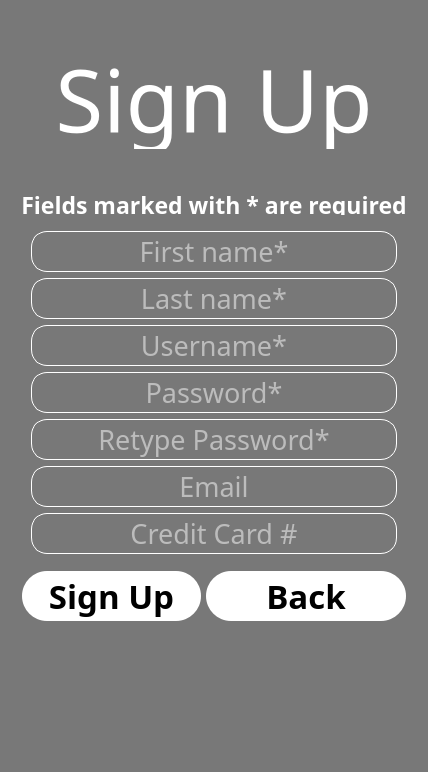
         <widget class="QWidget" name="signup">
          <layout class="QVBoxLayout" name="verticalLayout_18">
           <property name="spacing">
            <number>0</number>
           </property>
           <property name="leftMargin">
            <number>0</number>
           </property>
           <property name="topMargin">
            <number>0</number>
           </property>
           <property name="rightMargin">
            <number>0</number>
           </property>
           <property name="bottomMargin">
            <number>0</number>
           </property>
           <item>
            <widget class="QFrame" name="frame_15">
             <property name="styleSheet">
              <string notr="true">

QFrame
{
	background:rgba(0,0,0,0.5);
	
	
}

*{
	
}


QLabel
{
	color:white;
	background: transparent;
}



QLineEdit
{
	background:transparent;
	border:none;
	color: rgb(15, 15, 15);
	border-bottom:1px solid  rgb(35, 35, 35);
}



</string>
             </property>
             <property name="frameShape">
              <enum>QFrame::NoFrame</enum>
             </property>
             <property name="frameShadow">
              <enum>QFrame::Raised</enum>
             </property>
             <layout class="QVBoxLayout" name="verticalLayout_14">
              <item>
               <spacer name="verticalSpacer_11">
                <property name="orientation">
                 <enum>Qt::Vertical</enum>
                </property>
                <property name="sizeType">
                 <enum>QSizePolicy::Fixed</enum>
                </property>
                <property name="sizeHint" stdset="0">
                 <size>
                  <width>20</width>
                  <height>40</height>
                 </size>
                </property>
               </spacer>
              </item>
              <item>
               <widget class="QLabel" name="label_17">
                <property name="minimumSize">
                 <size>
                  <width>0</width>
                  <height>100</height>
                 </size>
                </property>
                <property name="maximumSize">
                 <size>
                  <width>16777215</width>
                  <height>100</height>
                 </size>
                </property>
                <property name="font">
                 <font>
                  <family>Azonix</family>
                  <pointsize>65</pointsize>
                 </font>
                </property>
                <property name="text">
                 <string>Sign Up</string>
                </property>
                <property name="alignment">
                 <set>Qt::AlignCenter</set>
                </property>
               </widget>
              </item>
              <item>
               <widget class="QLabel" name="label_home_4">
                <property name="maximumSize">
                 <size>
                  <width>16777215</width>
                  <height>50</height>
                 </size>
                </property>
                <property name="font">
                 <font>
                  <family>century gothic</family>
                  <pointsize>12</pointsize>
                 </font>
                </property>
                <property name="text">
                 <string/>
                </property>
                <property name="alignment">
                 <set>Qt::AlignCenter</set>
                </property>
               </widget>
              </item>
              <item>
               <widget class="QFrame" name="frame_16">
                <property name="minimumSize">
                 <size>
                  <width>0</width>
                  <height>500</height>
                 </size>
                </property>
                <property name="styleSheet">
                 <string notr="true">	background:rgba(0,0,0,0);
</string>
                </property>
                <property name="frameShape">
                 <enum>QFrame::StyledPanel</enum>
                </property>
                <property name="frameShadow">
                 <enum>QFrame::Raised</enum>
                </property>
                <layout class="QVBoxLayout" name="verticalLayout_13">
                 <property name="leftMargin">
                  <number>0</number>
                 </property>
                 <property name="topMargin">
                  <number>0</number>
                 </property>
                 <property name="rightMargin">
                  <number>0</number>
                 </property>
                 <item>
                  <widget class="QFrame" name="frame_17">
                   <property name="frameShape">
                    <enum>QFrame::StyledPanel</enum>
                   </property>
                   <property name="frameShadow">
                    <enum>QFrame::Raised</enum>
                   </property>
                   <layout class="QGridLayout" name="gridLayout_15">
                    <property name="leftMargin">
                     <number>0</number>
                    </property>
                    <property name="topMargin">
                     <number>0</number>
                    </property>
                    <property name="rightMargin">
                     <number>0</number>
                    </property>
                    <property name="bottomMargin">
                     <number>0</number>
                    </property>
                    <property name="spacing">
                     <number>0</number>
                    </property>
                    <item row="2" column="0">
                     <spacer name="verticalSpacer_10">
                      <property name="orientation">
                       <enum>Qt::Vertical</enum>
                      </property>
                      <property name="sizeType">
                       <enum>QSizePolicy::Fixed</enum>
                      </property>
                      <property name="sizeHint" stdset="0">
                       <size>
                        <width>20</width>
                        <height>120</height>
                       </size>
                      </property>
                     </spacer>
                    </item>
                    <item row="0" column="0">
                     <widget class="QFrame" name="frame_18">
                      <property name="frameShape">
                       <enum>QFrame::StyledPanel</enum>
                      </property>
                      <property name="frameShadow">
                       <enum>QFrame::Raised</enum>
                      </property>
                      <layout class="QVBoxLayout" name="verticalLayout_43">
                       <item>
                        <widget class="QLabel" name="label_4">
                         <property name="maximumSize">
                          <size>
                           <width>16777215</width>
                           <height>20</height>
                          </size>
                         </property>
                         <property name="font">
                          <font>
                           <family>Lucida Fax</family>
                           <pointsize>17</pointsize>
                           <weight>75</weight>
                           <bold>true</bold>
                          </font>
                         </property>
                         <property name="styleSheet">
                          <string notr="true">	background:rgba(0,0,0,0);
</string>
                         </property>
                         <property name="text">
                          <string>Fields marked with * are required</string>
                         </property>
                         <property name="alignment">
                          <set>Qt::AlignCenter</set>
                         </property>
                        </widget>
                       </item>
                       <item>
                        <widget class="QFrame" name="frame_57">
                         <property name="frameShape">
                          <enum>QFrame::StyledPanel</enum>
                         </property>
                         <property name="frameShadow">
                          <enum>QFrame::Raised</enum>
                         </property>
                         <layout class="QGridLayout" name="gridLayout_6">
                          <item row="2" column="0">
                           <widget class="QLineEdit" name="lineEdit_username_signup">
                            <property name="maximumSize">
                             <size>
                              <width>500</width>
                              <height>16777215</height>
                             </size>
                            </property>
                            <property name="font">
                             <font>
                              <family>Lucida Fax</family>
                              <pointsize>20</pointsize>
                             </font>
                            </property>
                            <property name="styleSheet">
                             <string notr="true">color: rgb(255, 255, 255);
border:1px solid  rgb(255, 255, 255);
border-radius: 16px;
</string>
                            </property>
                            <property name="alignment">
                             <set>Qt::AlignCenter</set>
                            </property>
                            <property name="placeholderText">
                             <string>Username*</string>
                            </property>
                           </widget>
                          </item>
                          <item row="1" column="0">
                           <widget class="QLineEdit" name="lineEdit_lastname">
                            <property name="maximumSize">
                             <size>
                              <width>500</width>
                              <height>16777215</height>
                             </size>
                            </property>
                            <property name="font">
                             <font>
                              <family>Lucida Fax</family>
                              <pointsize>20</pointsize>
                             </font>
                            </property>
                            <property name="styleSheet">
                             <string notr="true">color: rgb(255, 255, 255);
border:1px solid  rgb(255, 255, 255);
border-radius: 16px;
</string>
                            </property>
                            <property name="alignment">
                             <set>Qt::AlignCenter</set>
                            </property>
                            <property name="placeholderText">
                             <string>Last name*</string>
                            </property>
                           </widget>
                          </item>
                          <item row="5" column="0">
                           <widget class="QLineEdit" name="lineEdit_email">
                            <property name="maximumSize">
                             <size>
                              <width>500</width>
                              <height>16777215</height>
                             </size>
                            </property>
                            <property name="font">
                             <font>
                              <family>Lucida Fax</family>
                              <pointsize>20</pointsize>
                             </font>
                            </property>
                            <property name="styleSheet">
                             <string notr="true">color: rgb(255, 255, 255);
border:1px solid  rgb(255, 255, 255);
border-radius: 16px;
</string>
                            </property>
                            <property name="alignment">
                             <set>Qt::AlignCenter</set>
                            </property>
                            <property name="placeholderText">
                             <string>Email</string>
                            </property>
                           </widget>
                          </item>
                          <item row="4" column="0">
                           <widget class="QLineEdit" name="lineEdit_password_signup_2">
                            <property name="maximumSize">
                             <size>
                              <width>500</width>
                              <height>16777215</height>
                             </size>
                            </property>
                            <property name="font">
                             <font>
                              <family>Lucida Fax</family>
                              <pointsize>20</pointsize>
                             </font>
                            </property>
                            <property name="styleSheet">
                             <string notr="true">color: rgb(255, 255, 255);
border:1px solid  rgb(255, 255, 255);
border-radius: 16px;
</string>
                            </property>
                            <property name="echoMode">
                             <enum>QLineEdit::Password</enum>
                            </property>
                            <property name="alignment">
                             <set>Qt::AlignCenter</set>
                            </property>
                            <property name="placeholderText">
                             <string>Retype Password*</string>
                            </property>
                           </widget>
                          </item>
                          <item row="3" column="0">
                           <widget class="QLineEdit" name="lineEdit_password_signup">
                            <property name="maximumSize">
                             <size>
                              <width>500</width>
                              <height>16777215</height>
                             </size>
                            </property>
                            <property name="font">
                             <font>
                              <family>Lucida Fax</family>
                              <pointsize>20</pointsize>
                             </font>
                            </property>
                            <property name="styleSheet">
                             <string notr="true">color: rgb(255, 255, 255);
border:1px solid  rgb(255, 255, 255);
border-radius: 16px;
</string>
                            </property>
                            <property name="echoMode">
                             <enum>QLineEdit::Password</enum>
                            </property>
                            <property name="alignment">
                             <set>Qt::AlignCenter</set>
                            </property>
                            <property name="placeholderText">
                             <string>Password*</string>
                            </property>
                           </widget>
                          </item>
                          <item row="0" column="0">
                           <widget class="QLineEdit" name="lineEdit_firstname">
                            <property name="maximumSize">
                             <size>
                              <width>500</width>
                              <height>16777215</height>
                             </size>
                            </property>
                            <property name="font">
                             <font>
                              <family>Lucida Fax</family>
                              <pointsize>20</pointsize>
                             </font>
                            </property>
                            <property name="styleSheet">
                             <string notr="true">color: rgb(255, 255, 255);
border:1px solid  rgb(255, 255, 255);
border-radius: 16px;
</string>
                            </property>
                            <property name="alignment">
                             <set>Qt::AlignCenter</set>
                            </property>
                            <property name="placeholderText">
                             <string>First name*</string>
                            </property>
                           </widget>
                          </item>
                          <item row="6" column="0">
                           <widget class="QLineEdit" name="lineEdit_cc">
                            <property name="maximumSize">
                             <size>
                              <width>500</width>
                              <height>16777215</height>
                             </size>
                            </property>
                            <property name="font">
                             <font>
                              <family>Lucida Fax</family>
                              <pointsize>20</pointsize>
                             </font>
                            </property>
                            <property name="styleSheet">
                             <string notr="true">color: rgb(255, 255, 255);
border:1px solid  rgb(255, 255, 255);
border-radius: 16px;
</string>
                            </property>
                            <property name="alignment">
                             <set>Qt::AlignCenter</set>
                            </property>
                            <property name="placeholderText">
                             <string>Credit Card #</string>
                            </property>
                           </widget>
                          </item>
                         </layout>
                        </widget>
                       </item>
                       <item>
                        <widget class="QFrame" name="frame_56">
                         <property name="frameShape">
                          <enum>QFrame::StyledPanel</enum>
                         </property>
                         <property name="frameShadow">
                          <enum>QFrame::Raised</enum>
                         </property>
                         <layout class="QHBoxLayout" name="horizontalLayout_15">
                          <property name="spacing">
                           <number>5</number>
                          </property>
                          <property name="leftMargin">
                           <number>0</number>
                          </property>
                          <property name="topMargin">
                           <number>0</number>
                          </property>
                          <property name="rightMargin">
                           <number>0</number>
                          </property>
                          <property name="bottomMargin">
                           <number>0</number>
                          </property>
                          <item>
                           <widget class="QPushButton" name="btn_signup_confirm">
                            <property name="sizePolicy">
                             <sizepolicy hsizetype="Minimum" vsizetype="Fixed">
                              <horstretch>0</horstretch>
                              <verstretch>0</verstretch>
                             </sizepolicy>
                            </property>
                            <property name="minimumSize">
                             <size>
                              <width>0</width>
                              <height>50</height>
                             </size>
                            </property>
                            <property name="maximumSize">
                             <size>
                              <width>350</width>
                              <height>50</height>
                             </size>
                            </property>
                            <property name="font">
                             <font>
                              <family>Azonix</family>
                              <pointsize>25</pointsize>
                              <weight>75</weight>
                              <bold>true</bold>
                             </font>
                            </property>
                            <property name="styleSheet">
                             <string notr="true">QPushButton
{
	border-radius: 25px;
	background-color: rgb(255, 255, 255);;
	color: rgb(0, 0, 0);

}

QPushButton:hover
{
	background: rgba(0, 0, 0, 0.75);
	color: rgb(255, 255, 255);
	
}</string>
                            </property>
                            <property name="text">
                             <string>Sign Up</string>
                            </property>
                           </widget>
                          </item>
                          <item>
                           <widget class="QPushButton" name="btn_back_login">
                            <property name="minimumSize">
                             <size>
                              <width>200</width>
                              <height>50</height>
                             </size>
                            </property>
                            <property name="maximumSize">
                             <size>
                              <width>350</width>
                              <height>50</height>
                             </size>
                            </property>
                            <property name="font">
                             <font>
                              <family>Azonix</family>
                              <pointsize>25</pointsize>
                              <weight>75</weight>
                              <bold>true</bold>
                             </font>
                            </property>
                            <property name="styleSheet">
                             <string notr="true">QPushButton
{
	border-radius: 25px;
	background-color: rgb(255, 255, 255);;
	color: rgb(0, 0, 0);

}

QPushButton:hover
{
	background: rgba(0, 0, 0, 0.75);
	color: rgb(255, 255, 255);
	
}</string>
                            </property>
                            <property name="text">
                             <string>Back</string>
                            </property>
                           </widget>
                          </item>
                         </layout>
                        </widget>
                       </item>
                      </layout>
                     </widget>
                    </item>
                   </layout>
                  </widget>
                 </item>
                </layout>
               </widget>
              </item>
             </layout>
            </widget>
           </item>
          </layout>
         </widget>
